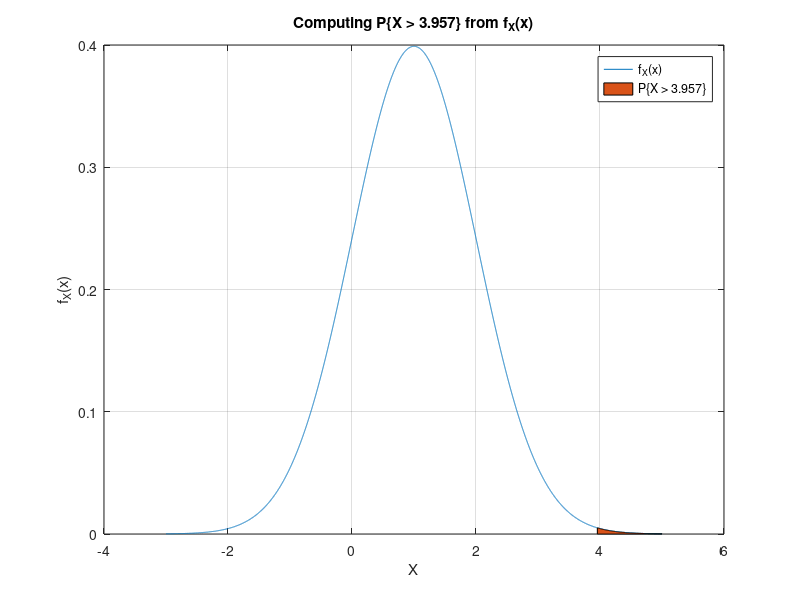

The MATLAB script that drew this image:
u = 1;
sigma = 1;
T = 3.957;
x = -3:0.001:5;
fx = 1/sqrt(2*pi*sigma^2)*exp(-(x-u).^2/(2*sigma^2));
figure(1);
clf;
plot(x, fx)
hold on;
fx = fx(x >= 3.957);
x = x(x >= 3.957);
area(x, fx);
legend('f_X(x)','P\{X > 3.957\}')
grid on;
xlabel('X');
ylabel('f_X(x)')
title('Computing P\{X > 3.957\} from f_X(x)');